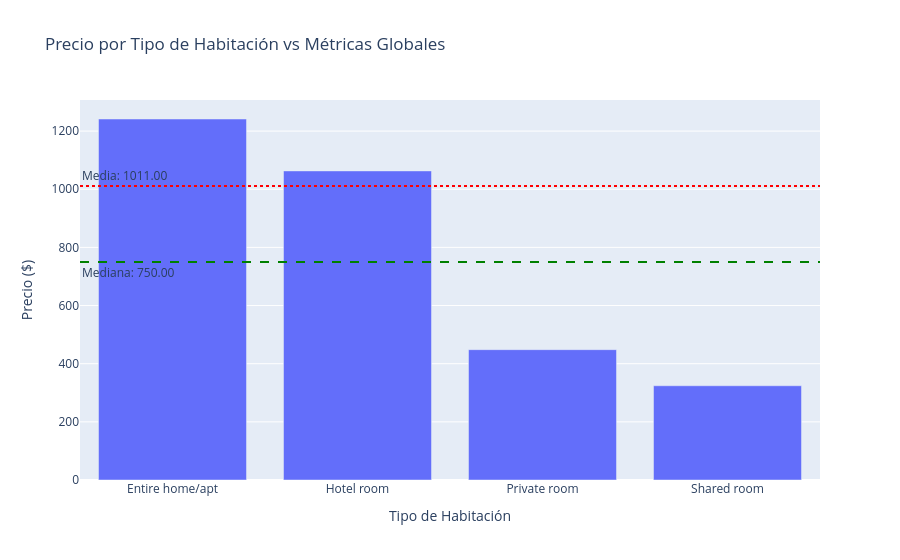

Notebook code for this chart:
### Markdown cell above
Comparativa global de medias y mediana

### Code cell
import plotly.express as px

# 1. Agrupamos (tu código base)
df_mean = df.groupby('room_type')['price'].mean().reset_index()

# 2. Calculamos los estadísticos globales
media_total = df['price'].mean()
mediana_total = df['price'].median()

# 3. Creamos el gráfico
fig = px.bar(df_mean, x='room_type', y='price', 
             title="Precio por Tipo de Habitación vs Métricas Globales",
             labels={'price': 'Precio ($)', 'room_type': 'Tipo de Habitación'})

# 4. Añadimos la línea de la MEDIA
fig.add_hline(y=media_total, 
              line_dash="dot", 
              line_color="red",
              annotation_text=f"Media: {media_total:.2f}", 
              annotation_position="top left")

# 5. Añadimos la línea de la MEDIANA
fig.add_hline(y=mediana_total, 
              line_dash="dash", 
              line_color="green",
              annotation_text=f"Mediana: {mediana_total:.2f}", 
              annotation_position="bottom left")

fig.show()

### Figure 1 — Plotly figure (JSON) as saved in the notebook; plotly's stock layout.template omitted (floating-point values rounded to 4 significant figures)
{"data": [{"hovertemplate": "Tipo de Habitación=%{x}<br>Precio ($)=%{y}<extra></extra>", "legendgroup": "", "marker": {"color": "#636efa", "pattern": {"shape": ""}}, "name": "", "orientation": "v", "showlegend": false, "textposition": "auto", "type": "bar", "x": ["Entire home/apt", "Hotel room", "Private room", "Shared room"], "xaxis": "x", "y": [1242.0, 1063.0, 448.2, 324.1], "yaxis": "y"}], "layout": {"annotations": [{"showarrow": false, "text": "Media: 1011.00", "x": 0, "xanchor": "left", "xref": "x domain", "y": 1011.0, "yanchor": "bottom", "yref": "y"}, {"showarrow": false, "text": "Mediana: 750.00", "x": 0, "xanchor": "left", "xref": "x domain", "y": 750, "yanchor": "top", "yref": "y"}], "barmode": "relative", "legend": {"tracegroupgap": 0}, "shapes": [{"line": {"color": "red", "dash": "dot"}, "type": "line", "x0": 0, "x1": 1, "xref": "x domain", "y0": 1011.0, "y1": 1011.0, "yref": "y"}, {"line": {"color": "green", "dash": "dash"}, "type": "line", "x0": 0, "x1": 1, "xref": "x domain", "y0": 750, "y1": 750, "yref": "y"}], "title": {"text": "Precio por Tipo de Habitación vs Métricas Globales"}, "xaxis": {"anchor": "y", "domain": [0, 1], "title": {"text": "Tipo de Habitación"}}, "yaxis": {"anchor": "x", "domain": [0, 1], "title": {"text": "Precio ($)"}}}}
